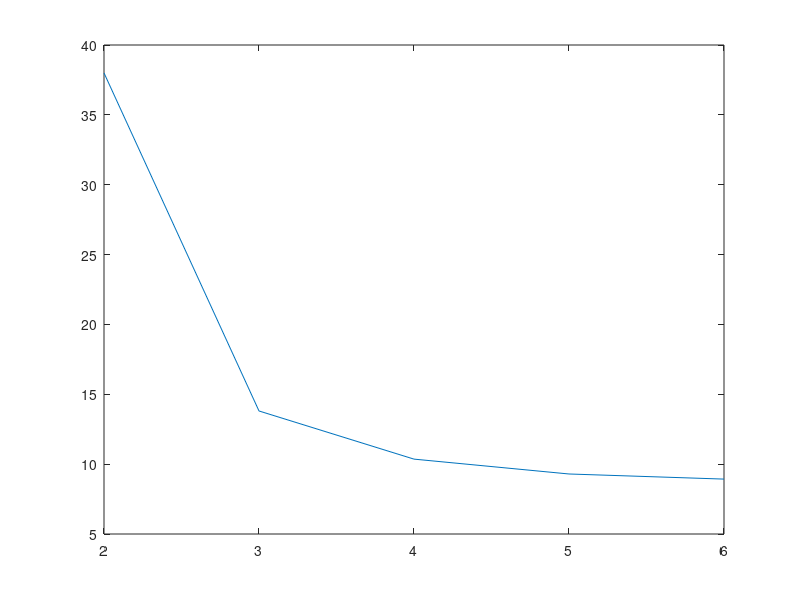

The MATLAB script that drew this image:
error_epsilon = 0.1;
N = 2;
maxM = 6;

p_succ = 1-error_epsilon;
p_succ_message = zeros(1, maxM);
for m_num_calc=N:maxM
    p_search_low = 0;
    p_search_high = 1;
    while 1
        p_search_middle = (p_search_low + p_search_high) / 2;
        p_end_result = 0;
        for ii=N:m_num_calc
            p_end_result = p_end_result + nchoosek(m_num_calc, ii) * p_search_middle^ii * (1 - p_search_middle)^(m_num_calc - ii);
        end
        if p_end_result <= p_succ
           p_search_low = p_search_middle; 
        end
        if p_end_result >= p_succ
           p_search_high = p_search_middle;
        end
        if (abs(p_end_result - p_succ) / p_succ) < 0.0001
            break;
        end
    end
    p_succ_message(m_num_calc) = p_search_high;
end

result = zeros(1, maxM - N + 1);
for i=N:maxM
    result(i - N + 1) = (-1/log(p_succ_message(i))) * i;
end
plot([N:maxM], result)